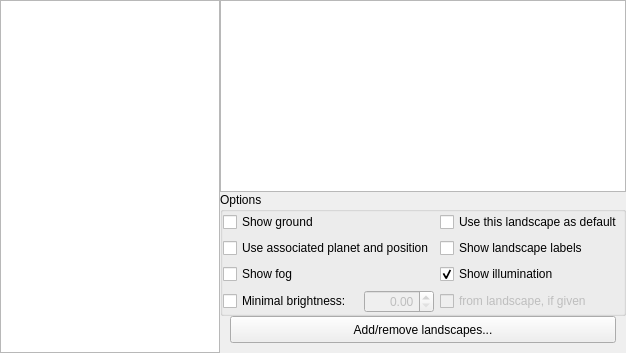
        <widget class="QWidget" name="page_landscape">
         <layout class="QGridLayout" name="gridLayout_3">
          <property name="leftMargin">
           <number>0</number>
          </property>
          <property name="topMargin">
           <number>0</number>
          </property>
          <property name="rightMargin">
           <number>0</number>
          </property>
          <property name="bottomMargin">
           <number>0</number>
          </property>
          <property name="spacing">
           <number>0</number>
          </property>
          <item row="0" column="0" rowspan="4">
           <widget class="QListWidget" name="landscapesListWidget">
            <property name="sizePolicy">
             <sizepolicy hsizetype="Preferred" vsizetype="Expanding">
              <horstretch>0</horstretch>
              <verstretch>0</verstretch>
             </sizepolicy>
            </property>
            <property name="minimumSize">
             <size>
              <width>220</width>
              <height>0</height>
             </size>
            </property>
            <property name="maximumSize">
             <size>
              <width>120</width>
              <height>16777215</height>
             </size>
            </property>
            <property name="focusPolicy">
             <enum>Qt::NoFocus</enum>
            </property>
            <property name="horizontalScrollBarPolicy">
             <enum>Qt::ScrollBarAlwaysOff</enum>
            </property>
           </widget>
          </item>
          <item row="0" column="1">
           <widget class="QTextBrowser" name="landscapeTextBrowser">
            <property name="enabled">
             <bool>true</bool>
            </property>
            <property name="sizePolicy">
             <sizepolicy hsizetype="Expanding" vsizetype="Expanding">
              <horstretch>0</horstretch>
              <verstretch>0</verstretch>
             </sizepolicy>
            </property>
            <property name="font">
             <font>
              <pointsize>10</pointsize>
             </font>
            </property>
            <property name="frameShape">
             <enum>QFrame::StyledPanel</enum>
            </property>
            <property name="lineWidth">
             <number>1</number>
            </property>
            <property name="verticalScrollBarPolicy">
             <enum>Qt::ScrollBarAsNeeded</enum>
            </property>
            <property name="horizontalScrollBarPolicy">
             <enum>Qt::ScrollBarAlwaysOff</enum>
            </property>
            <property name="openExternalLinks">
             <bool>true</bool>
            </property>
           </widget>
          </item>
          <item row="1" column="1">
           <widget class="QGroupBox" name="landscapeOptionsGroupBox">
            <property name="sizePolicy">
             <sizepolicy hsizetype="Preferred" vsizetype="Minimum">
              <horstretch>0</horstretch>
              <verstretch>0</verstretch>
             </sizepolicy>
            </property>
            <property name="title">
             <string>Options</string>
            </property>
            <property name="checkable">
             <bool>false</bool>
            </property>
            <layout class="QGridLayout" name="gridLayout_7">
             <property name="leftMargin">
              <number>0</number>
             </property>
             <property name="topMargin">
              <number>0</number>
             </property>
             <property name="rightMargin">
              <number>0</number>
             </property>
             <property name="bottomMargin">
              <number>0</number>
             </property>
             <item row="3" column="0">
              <widget class="QCheckBox" name="showFogCheckBox">
               <property name="text">
                <string>Show fog</string>
               </property>
              </widget>
             </item>
             <item row="2" column="0">
              <widget class="QCheckBox" name="landscapePositionCheckBox">
               <property name="text">
                <string>Use associated planet and position</string>
               </property>
              </widget>
             </item>
             <item row="0" column="1">
              <widget class="QCheckBox" name="useAsDefaultLandscapeCheckBox">
               <property name="text">
                <string>Use this landscape as default</string>
               </property>
              </widget>
             </item>
             <item row="0" column="0">
              <widget class="QCheckBox" name="showGroundCheckBox">
               <property name="text">
                <string>Show ground</string>
               </property>
              </widget>
             </item>
             <item row="4" column="0">
              <layout class="QHBoxLayout" name="horizontalLayout_11">
               <item>
                <widget class="QCheckBox" name="landscapeBrightnessCheckBox">
                 <property name="toolTip">
                  <string>Use minimal brightness to leave landscape visible also in darkness</string>
                 </property>
                 <property name="text">
                  <string>Minimal brightness:</string>
                 </property>
                </widget>
               </item>
               <item>
                <widget class="QDoubleSpinBox" name="landscapeBrightnessSpinBox">
                 <property name="enabled">
                  <bool>false</bool>
                 </property>
                 <property name="maximumSize">
                  <size>
                   <width>70</width>
                   <height>16777215</height>
                  </size>
                 </property>
                 <property name="toolTip">
                  <string>Value range 0..1 (landscape is black at night - landscape is fully bright)</string>
                 </property>
                 <property name="alignment">
                  <set>Qt::AlignRight|Qt::AlignTrailing|Qt::AlignVCenter</set>
                 </property>
                 <property name="maximum">
                  <double>1.000000000000000</double>
                 </property>
                 <property name="singleStep">
                  <double>0.010000000000000</double>
                 </property>
                </widget>
               </item>
              </layout>
             </item>
             <item row="4" column="1">
              <widget class="QCheckBox" name="localLandscapeBrightnessCheckBox">
               <property name="enabled">
                <bool>false</bool>
               </property>
               <property name="toolTip">
                <string>Use minimal brightness as may be specified in landscape.ini</string>
               </property>
               <property name="text">
                <string>from landscape, if given</string>
               </property>
              </widget>
             </item>
             <item row="3" column="1">
              <widget class="QCheckBox" name="landscapeIlluminationCheckBox">
               <property name="toolTip">
                <string>Show illumination layer (bright windows, light pollution, etc.)</string>
               </property>
               <property name="text">
                <string>Show illumination </string>
               </property>
               <property name="checked">
                <bool>true</bool>
               </property>
              </widget>
             </item>
             <item row="2" column="1">
              <widget class="QCheckBox" name="landscapeLabelsCheckBox">
               <property name="text">
                <string>Show landscape labels</string>
               </property>
              </widget>
             </item>
            </layout>
           </widget>
          </item>
          <item row="2" column="1">
           <widget class="QPushButton" name="pushButtonAddRemoveLandscapes">
            <property name="minimumSize">
             <size>
              <width>0</width>
              <height>37</height>
             </size>
            </property>
            <property name="styleSheet">
             <string notr="true">margin-left: 10px; margin-right: 10px; margin-bottom:10px;</string>
            </property>
            <property name="text">
             <string>Add/remove landscapes...</string>
            </property>
           </widget>
          </item>
         </layout>
        </widget>
